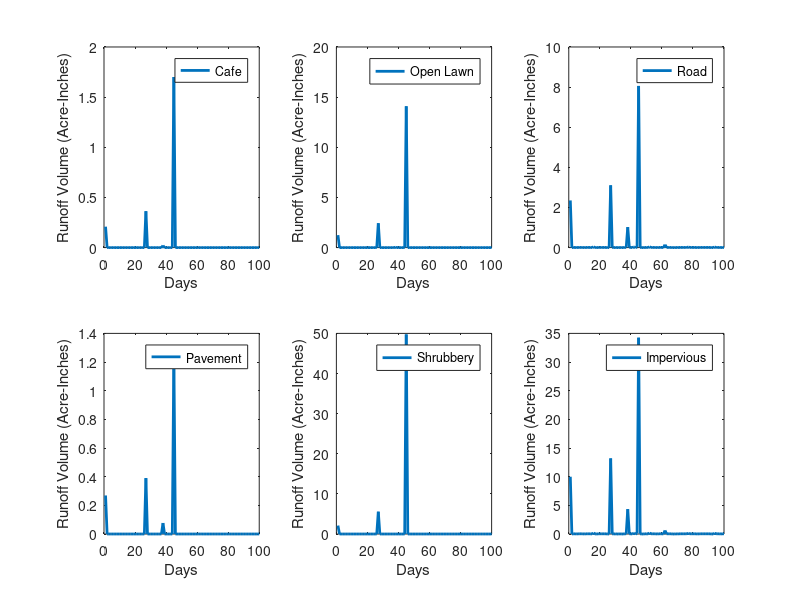

Write the MATLAB code that produced this figure.
clearvars;
clc;

load('RUNOFF_sd_pred.mat');

%1 : Cafe (outer only) = 74
%2 : Open Lawn = 67.5
%3 : Road = 98
%4 : Pavement = 89 
%5 : Shrubbery = 58
%6 : Impervious = 98

area = [0.346 3.38 1.04 0.186 16.028 4.42];


figure(1);
subplot(2,3,1);
xlim([1 size(RUNOFF_sd_pred,1)]);
plot(1:size(RUNOFF_sd_pred,1),RUNOFF_sd_pred(:,2)*area(1),'linewidth',2); hold on;
xlabel('Days'); ylabel('Runoff Volume (Acre-Inches)'); legend('Cafe');

subplot(2,3,2);
xlim([1 size(RUNOFF_sd_pred,1)]);
plot(1:size(RUNOFF_sd_pred,1),RUNOFF_sd_pred(:,3)*area(2),'linewidth',2); hold on;
xlabel('Days'); ylabel('Runoff Volume (Acre-Inches)'); legend('Open Lawn');

subplot(2,3,3);
xlim([1 size(RUNOFF_sd_pred,1)]);
plot(1:size(RUNOFF_sd_pred,1),RUNOFF_sd_pred(:,4)*area(3),'linewidth',2); hold on;
xlabel('Days'); ylabel('Runoff Volume (Acre-Inches)'); legend('Road');

subplot(2,3,4); 
xlim([1 size(RUNOFF_sd_pred,1)]);
plot(1:size(RUNOFF_sd_pred,1),RUNOFF_sd_pred(:,5)*area(4),'linewidth',2); hold on;
xlabel('Days'); ylabel('Runoff Volume (Acre-Inches)'); legend('Pavement');

subplot(2,3,5); 
xlim([1 size(RUNOFF_sd_pred,1)]);
plot(1:size(RUNOFF_sd_pred,1),RUNOFF_sd_pred(:,6)*area(5),'linewidth',2); hold on;
xlabel('Days'); ylabel('Runoff Volume (Acre-Inches)');  legend('Shrubbery');

subplot(2,3,6); 
xlim([1 size(RUNOFF_sd_pred,1)]);
plot(1:size(RUNOFF_sd_pred,1),RUNOFF_sd_pred(:,7)*area(6),'linewidth',2);
xlabel('Days'); ylabel('Runoff Volume (Acre-Inches)'); legend('Impervious');